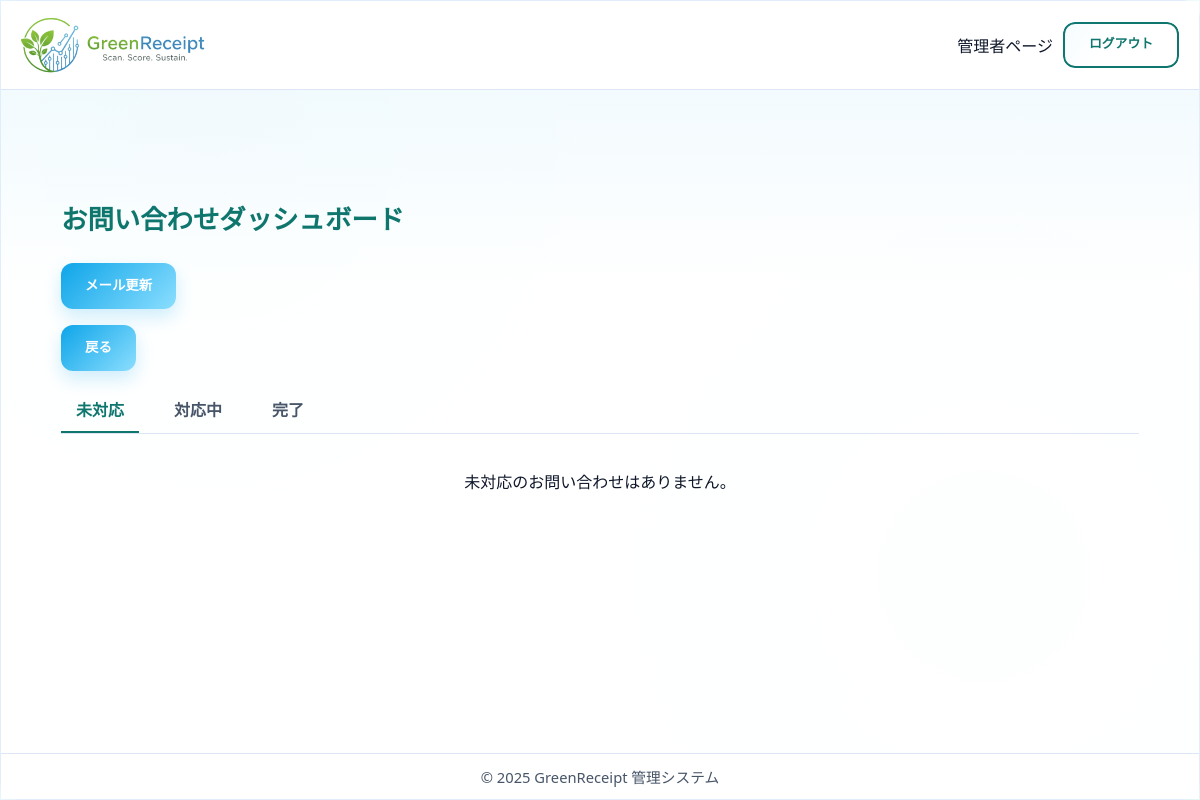
/staff/inquiries/dashboard/ (signed in), run on an earlier commit of the app's database.
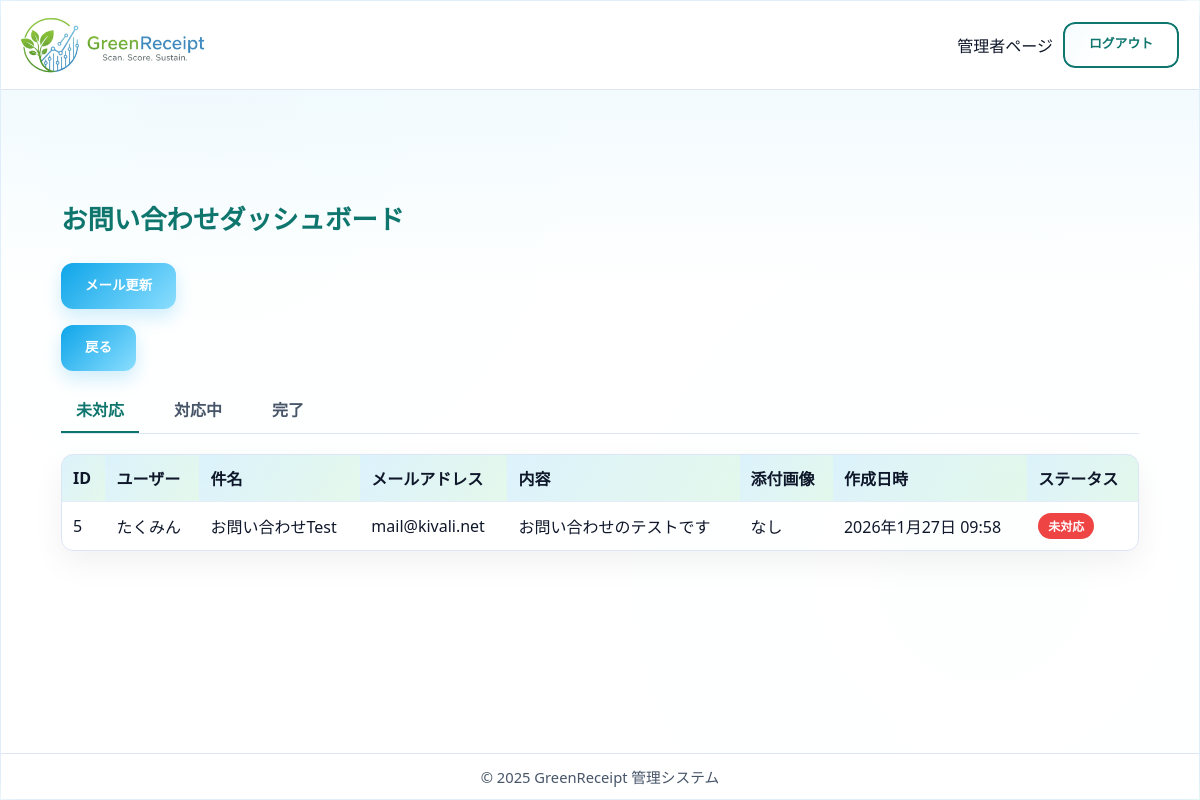
And on a later commit of the database.
### core/models.py (models this page shows, shortened)
class Inquiry(models.Model):
    user = models.ForeignKey(settings.AUTH_USER_MODEL, on_delete=models.SET_NULL,
                             null=True, blank=True, verbose_name='問い合わせユーザー')
    reply_to_email = models.EmailField(
        max_length=100, verbose_name='返信先メールアドレス')
    created_at = models.DateTimeField(auto_now_add=True, verbose_name='作成日時')
    subject = models.CharField(max_length=100, verbose_name='件名')
    body_text = models.TextField(verbose_name='内容')
    image = models.ImageField(
        upload_to='inquiries/', null=True, blank=True, verbose_name='添付画像')
    STATUS_CHOICES = (
        ('unanswered', '未対応'),
        ('in_progress', '対応中'),
        ('completed', '完了'),
    )
    status = models.CharField(
        max_length=20, choices=STATUS_CHOICES, default='unanswered', verbose_name='ステータス')
    is_replied = models.BooleanField(default=False, verbose_name='返信済み')
    reply_message = models.TextField(blank=True, verbose_name='返信内容')
    @property
    def last_message_is_user(self):
        last_msg = self.messages.order_by('-created_at').first()
        return last_msg and last_msg.sender_type == 'user'
    class Meta:
        verbose_name = 'お問い合わせ'
        verbose_name_plural = 'お問い合わせ'

### accounts/models.py (models this page shows, shortened)
class CustomUser(AbstractUser):
    username = models.CharField(
        "ユーザー名",
        max_length=50,
        unique=True,
        help_text=(
            "必須。50文字以下。文字、数字、および @/./+/-/_ のみ使用できます。"
        ),
        validators=[AbstractUser.username_validator],
        error_messages={
            "unique": _("A user with that username already exists."),
        },
    )
    email = models.EmailField(_("email address"), unique=True)
    is_verified = models.BooleanField(default=False, verbose_name='メール認証済み')
    verification_token = models.CharField(
        max_length=100, blank=True, null=True, unique=True, verbose_name='認証トークン')
    ROLE_CHOICES = (
        ('admin', '管理者'),
        ('store', '店舗'),
        ('user', '一般ユーザー'),
    )
    RANK_CHOICES = (
        ('seed', '種'),
        ('sprout', '芽'),
        ('tree', '木'),
        ('apple_tree', 'リンゴの木'),
    )
    current_points = models.IntegerField(default=0, verbose_name='ポイント')
    rank = models.CharField(max_length=20, choices=RANK_CHOICES, default='seed', verbose_name='ランク')
    updated_at = models.DateTimeField(auto_now=True, verbose_name='アカウント更新日時')
    birthday = models.DateField(verbose_name='生年月日', null=True, blank=True)
    purchased_amount = models.IntegerField(default=0, verbose_name='購入点数')
    lastmonth_point = models.IntegerField(default=0, verbose_name='先月獲得ポイント')
    current_coupons = models.ManyToManyField(
        'core.Coupon', verbose_name='所持クーポン', blank=True)
    role = models.CharField(
        max_length=10, choices=ROLE_CHOICES, default='user', verbose_name='役割')
    store = models.ForeignKey(
        'core.Store', on_delete=models.SET_NULL, null=True, blank=True, verbose_name='所属店舗')
    last_reset_month = models.DateField(null=True, blank=True, verbose_name='最後にポイントリセットした月')
    new_email = models.EmailField(
        _("new email address"), blank=True, null=True)
    email_change_token = models.CharField(
        max_length=100, blank=True, null=True, unique=True, verbose_name='メール変更認証トークン'
    )
    withdrawal_code = models.CharField(
        max_length=6, blank=True, null=True, verbose_name='退会確認コード'
    )
    withdrawal_code_expires_at = models.DateTimeField(
        blank=True, null=True, verbose_name='退会確認コード有効期限'
    )
    RANK_HIERARCHY = {'seed': 0, 'sprout': 1, 'tree': 2, 'apple_tree': 3}
    class Meta:
        verbose_name = 'ユーザー'
        verbose_name_plural = 'ユーザー'

### core/views.py (the view)
# urls.py: path("staff/inquiries/dashboard/", views.admin_inquiry_dashboard, name="admin_inquiry_dashboard"),
@staff_member_required
def admin_inquiry_dashboard(request):
    from core.utils import fetch_emails_from_gmail
    fetch_emails_from_gmail() # 結果はメッセージ表示せず、静かに更新する（またはログに出すだけでも良いが、今回はサイレント実行）
    status = request.GET.get('status', 'unanswered')
    if status not in ['unanswered', 'in_progress', 'completed']:
        status = 'unanswered'
    inquiries = Inquiry.objects.filter(status=status).order_by('-id')
    return render(request, 'admin/inquiry_dashboard.html', {
        'inquiries': inquiries,
        'current_status': status
    })

### core/services.py (called while the page is built, shortened)
    def execute(self):
        if not self._validate_settings():
            return False, 'IMAP設定が不足しています。settings.pyを確認してください。'

    def _validate_settings(self):
        return all([self.host, self.user, self.password])

### core/utils.py (called while the page is built)
def fetch_emails_from_gmail():
    service = InquiryEmailService()
    return service.execute()

### core/templates/admin/inquiry_dashboard.html (shortened to what this page needs)
{% extends 'admin/admin_base.html' %}
{% block content %}
  <main class="dashboard-main">
    <div class="container-fluid dashboard-section mt-4 px-4">
      <div class="header-with-button">
        <h1>お問い合わせダッシュボード</h1>
        <ul class="list-group list-group-flush" style="flex-direction: row; gap: 10px;">
            <li class="list-group-item" style="border: none; padding: 0;">
                <a href="{% url 'core:fetch_emails' %}" class="btn btn-outline-primary btn-sm">
                     メール更新
                </a>
            </li>
            <li class="list-group-item" style="border: none; padding: 0;">
                <a href="{% url 'core:staff_index' %}" class="btn btn-outline-secondary btn-sm" style="margin-top: 16px; margin-bottom: 16px;">戻る</a>
            </li>
        </ul>
      </div>
      <div class="nav-tabs">
        <a href="?status=unanswered" class="nav-link {% if current_status == 'unanswered' %}active{% endif %}">未対応</a>
        <a href="?status=in_progress" class="nav-link {% if current_status == 'in_progress' %}active{% endif %}">対応中</a>
        <a href="?status=completed" class="nav-link {% if current_status == 'completed' %}active{% endif %}">完了</a>
      </div>
      {% if inquiries %}
        <div class="table-responsive">
          <table class="table">
            <thead>
              <tr>
                <th>ID</th>
                <th>ユーザー</th>
                <th>件名</th>
                <th>メールアドレス</th>
                <th>内容</th>
                <th>添付画像</th>
                <th>作成日時</th>
                <th>ステータス</th>
              </tr>
            </thead>
            <tbody>
              {% for inquiry in inquiries %}
                <tr data-href="{% url 'core:inquiry_detail' inquiry.id %}">
                  <td>{{ inquiry.id }}</td>
                  <td>
                    {% if inquiry.user %}
                      {{ inquiry.user.username }}
                    {% else %}
                      ゲスト
                    {% endif %}
                  </td>
                  <td>{{ inquiry.subject }}</td>
                  <td>{{ inquiry.reply_to_email }}</td>
                  <td>{{ inquiry.body_text|truncatechars:40 }}</td>
                  <td>
                    {% if inquiry.image %}
                      <a href="{{ inquiry.image.url }}" target="_blank" onclick="event.stopPropagation();">表示</a>
                    {% else %}
                      なし
                    {% endif %}
                  </td>
                  <td>{{ inquiry.created_at|date:'Y年n月j日 H:i' }}</td>
                  <td>
                    <span class="badge {% if inquiry.status == 'completed' %}bg-success{% elif inquiry.status == 'in_progress' %}bg-warning{% else %}bg-danger{% endif %}">
                      {{ inquiry.get_status_display }}
                    </span>
                  </td>
                </tr>
              {% endfor %}
            </tbody>
          </table>
        </div>
      {% else %}
        <div class="alert alert-info">
            {% if current_status == 'unanswered' %}
                未対応のお問い合わせはありません。
            {% elif current_status == 'in_progress' %}
                対応中のお問い合わせはありません。
            {% else %}
                完了したお問い合わせはありません。
            {% endif %}
        </div>
      {% endif %}
    </div>
  </main>
{% endblock %}

What changed in the data, as far as the page shows it:
added Inquiry: id "5", user.username "たくみん", subject "お問い合わせTest", reply_to_email "mail@kivali.net", body_text "お問い合わせのテストです", image "なし", created_at "2026年1月27日 09:58", status "未対応"
Also different on the page:
text no longer shown: "未対応のお問い合わせはありません。"
text now shown: "ID ユーザー 件名 メールアドレス 内容 添付画像 作成日時 ステータス"
